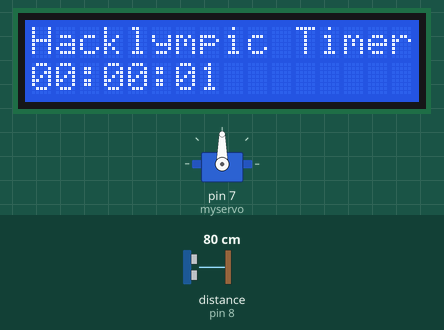
Simulated run of this sketch. Board: Arduino Uno, built with avr-gcc and run on an emulated ATmega328P. On the bench: servo, 16×2 character LCD. Inputs (shaded band) come from the test bench; at power-on: distance to the obstacle (sensor on pin 8) 80 cm. The echo pulse lasts 58.3 µs per cm.

Above: at 1.2 s.
1.3 s: distance to the obstacle (sensor on pin 8) set to 33 cm
4.2 s: distance to the obstacle (sensor on pin 8) set to 26 cm
At 6.26 s:
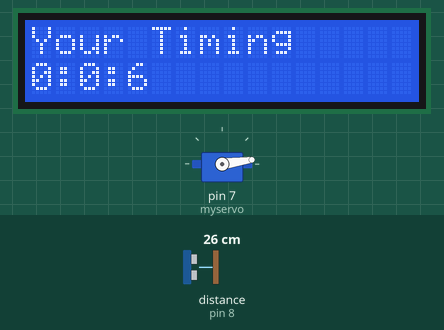
At 6.86 s:
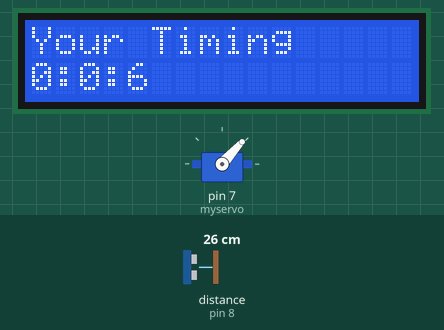
Timing chart, 0 to 16.6 s (numbered marks = the images above; inputs shaded):
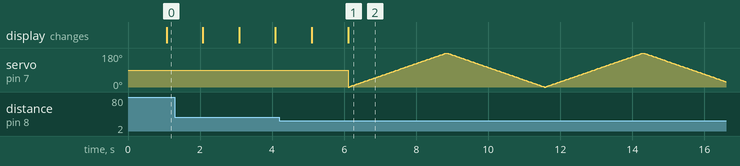

Measured:
- the behaviour switches between 30 and 29 cm on distance to the obstacle (sensor on pin 8) (found by bisection; images 0 and 1)

The sketch:

hacklympic_timer.ino
```cpp
#include <LiquidCrystal.h>                 //includes the library code of LCD in aurdino
#include <NewPing.h>
#include <Servo.h>


const int trigger = 9;  // D2 trigger Pin
const int echo = 8;     // D3 echo Pin
const int max_dist = 200; // max distance 200 cm
const int led = 13;       // Build-in led
int dist=0;
NewPing sonar(trigger, echo, max_dist);
Servo myservo;
int pos = 0;
unsigned long time;

long int seconds=0;

int minutes=0;

int hours=0;

LiquidCrystal LCD(11, 12, 5, 4, 3, 2);  //RS,EN,D4,D5,D6,D7 pin of LCD respectively


void setup()

{

Serial.begin(9600);                   //initiates serial communication
 myservo.attach(7);
LCD.begin(16, 2);     //sets the number of columns and rows

}

void loop()

{
dist=sonar.ping_cm();
setClock();         //function
LCD.setCursor(0,0);
LCD.print("Hacklympic Timer");
LCD.setCursor(0,1);     //sets the cursor to 0th column and 1st row,numbering starts from 0

{

if(hours<10)        //suppose 4

{

LCD.print("0");     //LCD first prints 0 and stopwatch shows 0

LCD.print(hours);       //LCD then prints 4. So value printed is 04 stopwatch shows 04

}

else

{

LCD.print(hours);

}

}

LCD.print(":");

{

if(minutes<10)

{

LCD.print("0");

LCD.print(minutes);

LCD.print(":");

}

else

{

LCD.print(minutes);

LCD.print(":");

}

}


{

if(seconds<10)

{
LCD.print("0");
LCD.print(seconds);
}

else

{

LCD.print(seconds);

}


}
if(dist<30)
{
  LCD.clear();
  LCD.setCursor(0,0);
  LCD.print("Your Timing");
  LCD.setCursor(0,1);
  LCD.print(hours);
  LCD.print(":");
  LCD.print(minutes);
  LCD.print(":");
  LCD.print(seconds);
  while(true){
     for (pos = 0; pos <= 180; pos += 1) { // goes from 0 degrees to 180 degrees
    // in steps of 1 degree
    myservo.write(pos);              // tell servo to go to position in variable 'pos'
    delay(15);                       // waits 15ms for the servo to reach the position
  }
  for (pos = 180; pos >= 0; pos -= 1) { // goes from 180 degrees to 0 degrees
    myservo.write(pos);              // tell servo to go to position in variable 'pos'
    delay(15);                       // waits 15ms for the servo to reach the position
  }
  }
  }
}

void setClock()

{

seconds++;       //counts seconds from 0

delay(1000);     //a delay of 1000 milliseconds is given for each second count

if (seconds>59)

{

seconds=0;      //whenever second is greater than 59 than second is made equal to

minutes++;     // zero and a minute is counted for it

}

if (minutes>59)

{hours++;

minutes=0;

}


if(hours>23)

{

hours=0;

}


}
```
